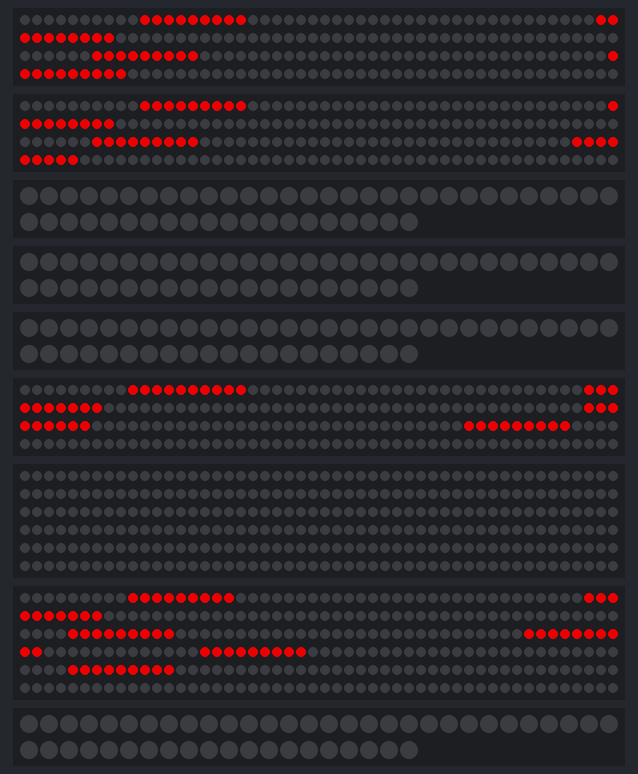
A sketch run on a simulated ESP32. Shown: 3 × 200 RGB LEDs in strip order, left to right, continuing on the next row, 4 × 50 RGB LEDs in strip order, left to right, continuing on the next row, 2 × 300 RGB LEDs in strip order, left to right, continuing on the next row. Dim RGB values are drawn brighter than linear; colours are those a GRB WS2812 strip shows for the declared byte order.

Above: at 0.1 s.
At 1.1 s:
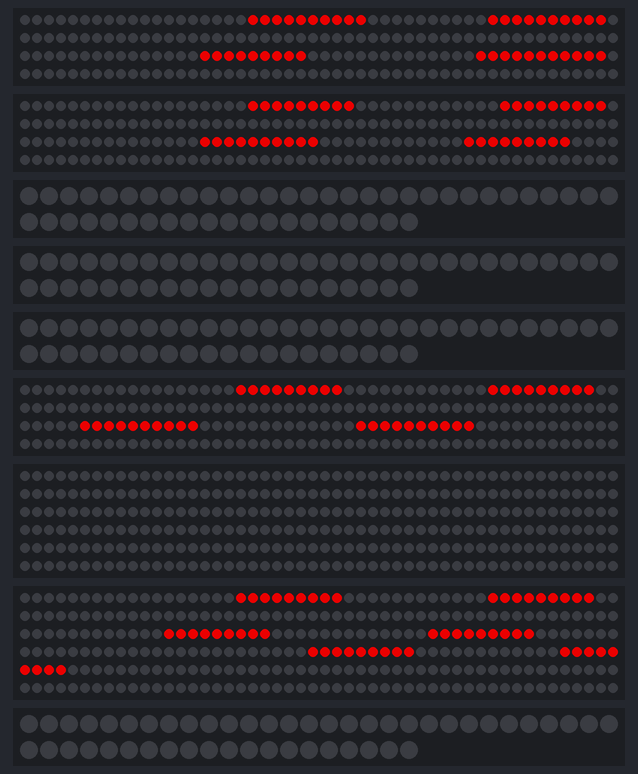
At 2.2 s:
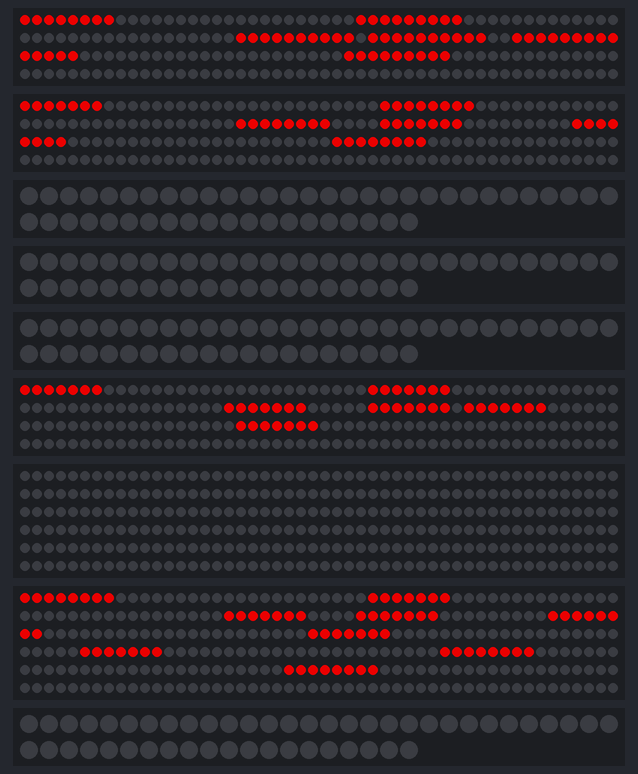

Measured:
- by itself, everything shown: repeats every 3.1 s, in 3 steps
- what the display in image 1 shows lasts 1.0 s, from 1.1 s to 2.1 s

The sketch:

Segment_test_code_V1.0.ino
```cpp
#include <FastLED.h>

// this code is for debugging the definition of where digit segments start and end.
// it flashes in red color for one second each:
// * top two vertical segments of all digits
// * bottom two vertical segments of all digits
// * middle three horizontal segments of all digits

// top power supply
#define S1 19   // Seconds counter
#define S2 18   // Minutes counter
#define S3 5    // Hours label
#define S4 17   // Days label
// middle power supply
#define S5 16   // Seconds label
#define S6 4    // Hours counter
#define S7 14   // ELECTION COUNTDOWN label
// bottom power supply
#define S8 15   // Days counter
#define S9 13   // Minutes label

#define NUM_LEDS__LARGE 300 // # LEDs for title display and days counter (3 digits)
#define NUM_LEDS__COUNTER 200 // Assume all counters are 200 leds
#define NUM_LEDS__LABEL 50 // Assume all labels are 50 leds
#define BRIGHTNESS    192   //Global brightness cap
#define FRAMES_PER_SECOND  120  //Frame rate. Needs to be high for things like fade to work well

//Constructor for combining declared variable with size a.k.a. "CRGBArray< SIZE > Class Template"
CRGB DATA_S1[NUM_LEDS__COUNTER];
CRGB DATA_S2[NUM_LEDS__COUNTER];
CRGB DATA_S3[NUM_LEDS__LABEL];
CRGB DATA_S4[NUM_LEDS__LABEL];
CRGB DATA_S5[NUM_LEDS__LABEL];
CRGB DATA_S6[NUM_LEDS__COUNTER];
CRGB DATA_S7[NUM_LEDS__LARGE];
CRGB DATA_S8[NUM_LEDS__LARGE];
CRGB DATA_S9[NUM_LEDS__LABEL];

CRGB RED = CRGB(0, 255, 0);
CRGB BLACK = CRGB(0, 0, 0);

// Definition of one segment in a digit
struct DigitRegion {
  uint8_t start;
  uint8_t end;
};

// Definition of how a 7 segment digit is laid out
struct DigitLayout {
  struct DigitRegion top;
  struct DigitRegion leftTop;
  struct DigitRegion leftBottom;
  struct DigitRegion rightTop;
  struct DigitRegion rightBottom;
  struct DigitRegion bottom;
  struct DigitRegion center;
};

struct DigitLayout daysDigit1 = {
  { 0, 8 },   // top
  { 47, 57 }, // left top
  { 39, 48 }, // left bottom
  { 9, 18 }, // right top
  { 18, 27 }, // right bottom
  { 29, 36 }, // bottom
  { 67, 74 }  // center
};

struct DigitLayout daysDigit2 = {
  { 94, 102 },  // top
  { 104, 113 }, // left top
  { 112, 121 }, // left bottom
  { 142, 152 }, // right top
  { 134, 143 }, // right bottom
  { 124, 131 }, // bottom
  { 78, 85 }    // center
};

struct DigitLayout daysDigit3 = {
  { 155, 162 }, // top
  { 204, 213 }, // left top
  { 195, 204 }, // left bottom
  { 165, 174 }, // right top
  { 174, 183 }, // right bottom
  { 185, 193 }, // bottom
  { 222, 230 }  // center
};

struct DigitLayout hoursDigit1 = {
  { 0, 7 },   // top
  { 47, 57 }, // left top
  { 39, 48 }, // left bottom
  { 9, 19 }, // right top
  { 18, 27 }, // right bottom
  { 29, 36 }, // bottom
  { 67, 74 }  // center
};

struct DigitLayout hoursDigit2 = {
  { 87, 94 },  // top
  { 97, 106 }, // left top
  { 105, 115 }, // left bottom
  { 137, 146 }, // right top
  { 128, 138 }, // right bottom
  { 118, 125 }, // bottom
  { 79, 86 }    // center
};

struct DigitLayout minsDigit1 = {
  { 0, 7 },   // top
  { 49, 58 }, // left top
  { 40, 49 }, // left bottom
  { 10, 19 }, // right top
  { 19, 28 }, // right bottom
  { 30, 38 }, // bottom
  { 68, 76 }  // center
};

struct DigitLayout minsDigit2 = {
  { 96, 104 },  // top
  { 106, 115 }, // left top
  { 115, 125 }, // left bottom
  { 146, 155 }, // right top
  { 137, 146 }, // right bottom
  { 126, 134 }, // bottom
  { 80, 87 }    // center
};

struct DigitLayout secsDigit1 = {
  { 0, 8 },   // top
  { 48, 58 }, // left top
  { 39, 49 }, // left bottom
  { 10, 19 }, // right top
  { 19, 29 }, // right bottom
  { 28, 37 }, // bottom
  { 68, 78 }  // center
};

struct DigitLayout secsDigit2 = {
  { 91, 105 },   // top
  { 106, 115 }, // left top
  { 115, 124 }, // left bottom
  { 149, 159 }, // right top
  { 138, 149 }, // right bottom
  { 127, 136 }, // bottom
  { 79, 89 }    // center
};

void color_top_vertical_segments(struct CRGB *data_pin, DigitLayout digit_layout) {
  fill_solid(data_pin + digit_layout.leftTop.start, digit_layout.leftTop.end - digit_layout.leftTop.start, RED);
  fill_solid(data_pin + digit_layout.rightTop.start, digit_layout.rightTop.end - digit_layout.rightTop.start, RED);
}

void color_bottom_vertical_segments(struct CRGB *data_pin, DigitLayout digit_layout) {
  fill_solid(data_pin + digit_layout.leftBottom.start, digit_layout.leftBottom.end - digit_layout.leftBottom.start, RED);
  fill_solid(data_pin + digit_layout.rightBottom.start, digit_layout.rightBottom.end - digit_layout.rightBottom.start, RED);
}

void color_horizontal_segments(struct CRGB *data_pin, DigitLayout digit_layout) {
  fill_solid(data_pin + digit_layout.top.start, digit_layout.top.end - digit_layout.top.start, RED);
  fill_solid(data_pin + digit_layout.bottom.start, digit_layout.bottom.end - digit_layout.bottom.start, RED);
  fill_solid(data_pin + digit_layout.center.start, digit_layout.center.end - digit_layout.center.start, RED);
}

void color_all_black(struct CRGB *data_pin, DigitLayout digit_layout) {
  fill_solid(data_pin + digit_layout.leftTop.start, digit_layout.leftTop.end - digit_layout.leftTop.start, BLACK);
  fill_solid(data_pin + digit_layout.rightTop.start, digit_layout.rightTop.end - digit_layout.rightTop.start, BLACK);
  fill_solid(data_pin + digit_layout.leftBottom.start, digit_layout.leftBottom.end - digit_layout.leftBottom.start, BLACK);
  fill_solid(data_pin + digit_layout.rightBottom.start, digit_layout.rightBottom.end - digit_layout.rightBottom.start, BLACK);
  fill_solid(data_pin + digit_layout.top.start, digit_layout.top.end - digit_layout.top.start, BLACK);
  fill_solid(data_pin + digit_layout.bottom.start, digit_layout.bottom.end - digit_layout.bottom.start, BLACK);
  fill_solid(data_pin + digit_layout.center.start, digit_layout.center.end - digit_layout.center.start, BLACK);
}

void setup() {

  //Set outputs, although the FastLED library already seems to do this, so maybe redundant.  Doesnt hurt to add it.
  pinMode(S1, OUTPUT);
  pinMode(S2, OUTPUT);
  pinMode(S3, OUTPUT);
  pinMode(S4, OUTPUT);
  pinMode(S5, OUTPUT);
  pinMode(S6, OUTPUT);
  pinMode(S7, OUTPUT);
  pinMode(S8, OUTPUT);
  pinMode(S9, OUTPUT);

  FastLED.addLeds<WS2812, S1, RGB>(DATA_S1, NUM_LEDS__COUNTER);
  FastLED.addLeds<WS2812, S2, RGB>(DATA_S2, NUM_LEDS__COUNTER);
  FastLED.addLeds<WS2812, S3, RGB>(DATA_S3, NUM_LEDS__LABEL);
  FastLED.addLeds<WS2812, S4, RGB>(DATA_S4, NUM_LEDS__LABEL);
  FastLED.addLeds<WS2812, S5, RGB>(DATA_S5, NUM_LEDS__LABEL);
  FastLED.addLeds<WS2812, S6, RGB>(DATA_S6, NUM_LEDS__COUNTER);
  FastLED.addLeds<WS2812, S7, RGB>(DATA_S7, NUM_LEDS__LARGE);
  FastLED.addLeds<WS2812, S8, RGB>(DATA_S8, NUM_LEDS__LARGE);
  FastLED.addLeds<WS2812, S9, RGB>(DATA_S9, NUM_LEDS__LABEL);

  //set master brightness control
  FastLED.setBrightness(BRIGHTNESS);
}

void loop() {

  color_top_vertical_segments(DATA_S1, secsDigit1);
  color_top_vertical_segments(DATA_S1, secsDigit2);
  color_top_vertical_segments(DATA_S2, minsDigit1);
  color_top_vertical_segments(DATA_S2, minsDigit2);
  color_top_vertical_segments(DATA_S6, hoursDigit1);
  color_top_vertical_segments(DATA_S6, hoursDigit2);
  color_top_vertical_segments(DATA_S8, daysDigit1);
  color_top_vertical_segments(DATA_S8, daysDigit2);
  color_top_vertical_segments(DATA_S8, daysDigit3);
  FastLED.show();
  delay(1000);

  color_all_black(DATA_S1, secsDigit1);
  color_all_black(DATA_S1, secsDigit2);
  color_all_black(DATA_S2, minsDigit1);
  color_all_black(DATA_S2, minsDigit2);
  color_all_black(DATA_S6, hoursDigit1);
  color_all_black(DATA_S6, hoursDigit2);
  color_all_black(DATA_S8, daysDigit1);
  color_all_black(DATA_S8, daysDigit2);
  color_all_black(DATA_S8, daysDigit3);

  color_bottom_vertical_segments(DATA_S1, secsDigit1);
  color_bottom_vertical_segments(DATA_S1, secsDigit2);
  color_bottom_vertical_segments(DATA_S2, minsDigit1);
  color_bottom_vertical_segments(DATA_S2, minsDigit2);
  color_bottom_vertical_segments(DATA_S6, hoursDigit1);
  color_bottom_vertical_segments(DATA_S6, hoursDigit2);
  color_bottom_vertical_segments(DATA_S8, daysDigit1);
  color_bottom_vertical_segments(DATA_S8, daysDigit2);
  color_bottom_vertical_segments(DATA_S8, daysDigit3);
  FastLED.show();
  delay(1000);

  color_all_black(DATA_S1, secsDigit1);
  color_all_black(DATA_S1, secsDigit2);
  color_all_black(DATA_S2, minsDigit1);
  color_all_black(DATA_S2, minsDigit2);
  color_all_black(DATA_S6, hoursDigit1);
  color_all_black(DATA_S6, hoursDigit2);
  color_all_black(DATA_S8, daysDigit1);
  color_all_black(DATA_S8, daysDigit2);
  color_all_black(DATA_S8, daysDigit3);

  color_horizontal_segments(DATA_S1, secsDigit1);
  color_horizontal_segments(DATA_S1, secsDigit2);
  color_horizontal_segments(DATA_S2, minsDigit1);
  color_horizontal_segments(DATA_S2, minsDigit2);
  color_horizontal_segments(DATA_S6, hoursDigit1);
  color_horizontal_segments(DATA_S6, hoursDigit2);
  color_horizontal_segments(DATA_S8, daysDigit1);
  color_horizontal_segments(DATA_S8, daysDigit2);
  color_horizontal_segments(DATA_S8, daysDigit3);
  FastLED.show();
  delay(1000);

  color_all_black(DATA_S1, secsDigit1);
  color_all_black(DATA_S1, secsDigit2);
  color_all_black(DATA_S2, minsDigit1);
  color_all_black(DATA_S2, minsDigit2);
  color_all_black(DATA_S6, hoursDigit1);
  color_all_black(DATA_S6, hoursDigit2);
  color_all_black(DATA_S8, daysDigit1);
  color_all_black(DATA_S8, daysDigit2);
  color_all_black(DATA_S8, daysDigit3);
}
```
